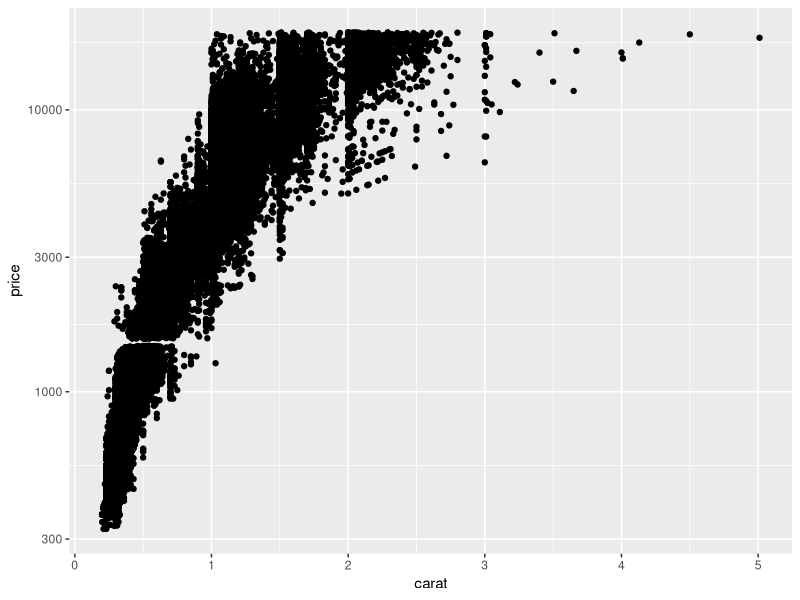
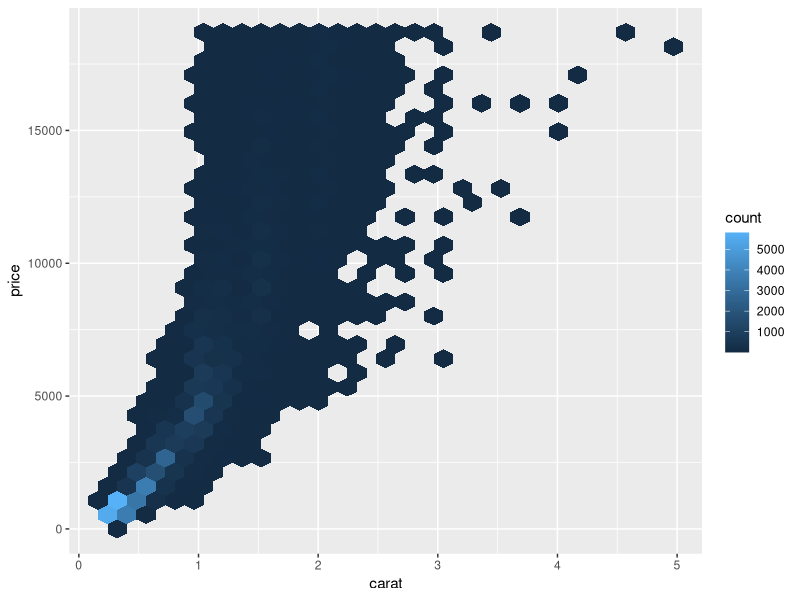
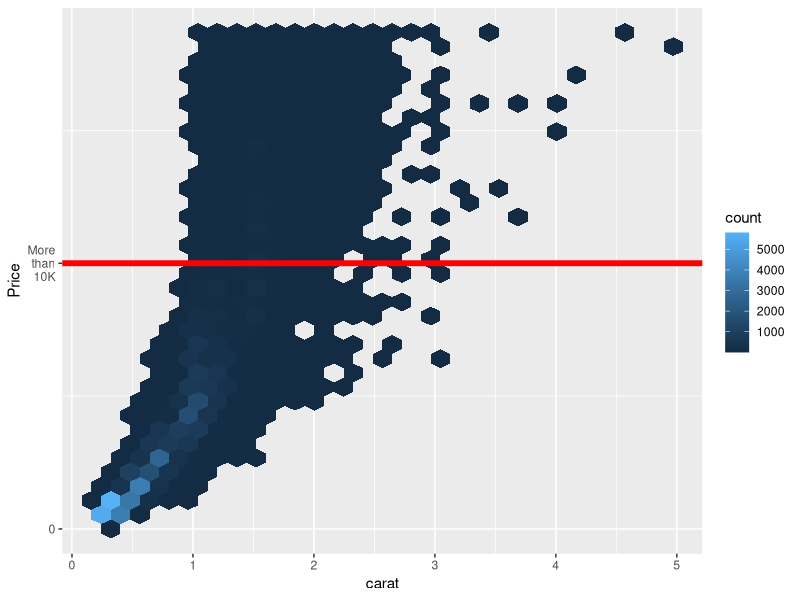
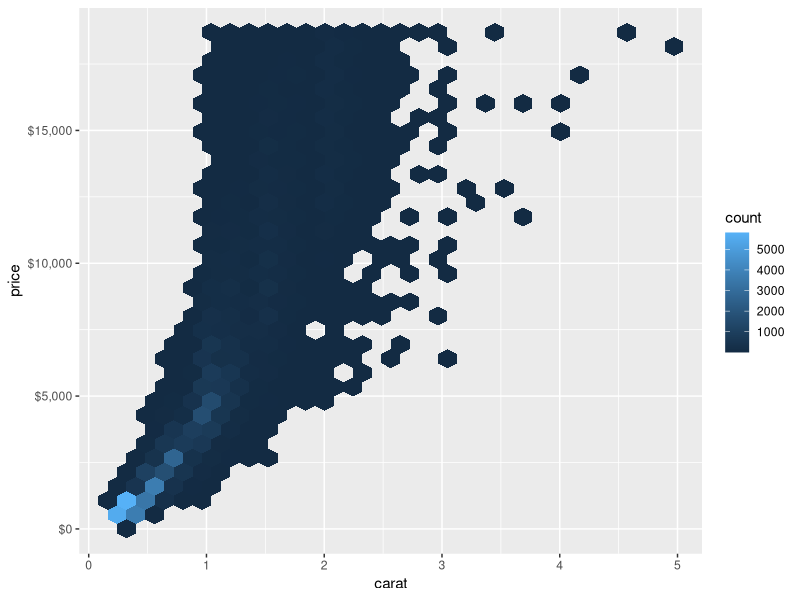
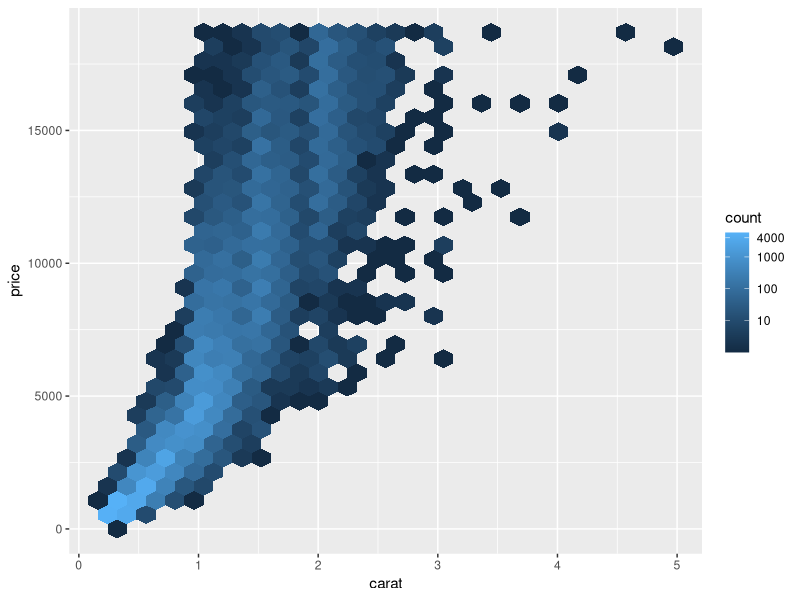
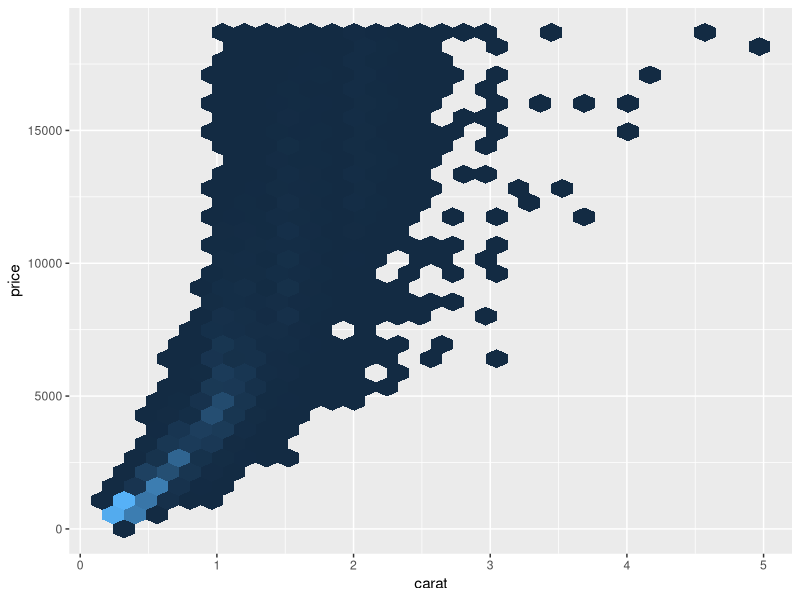
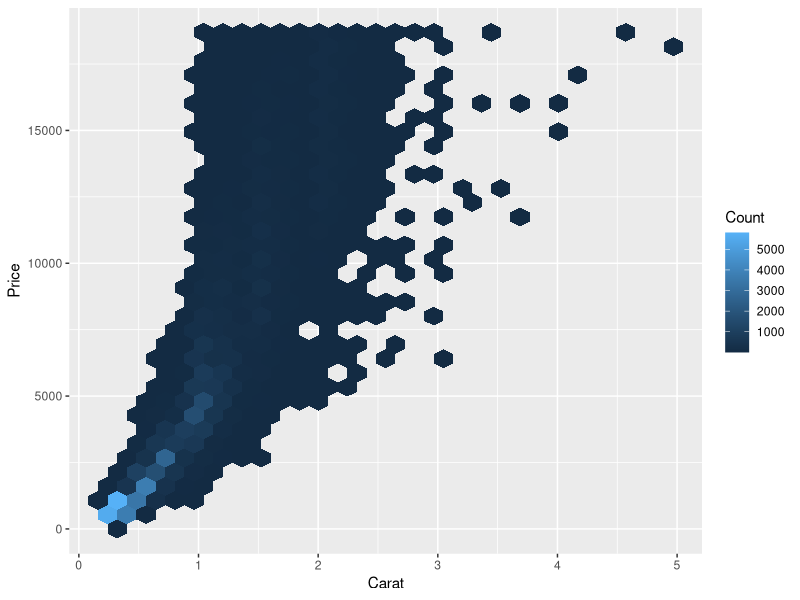
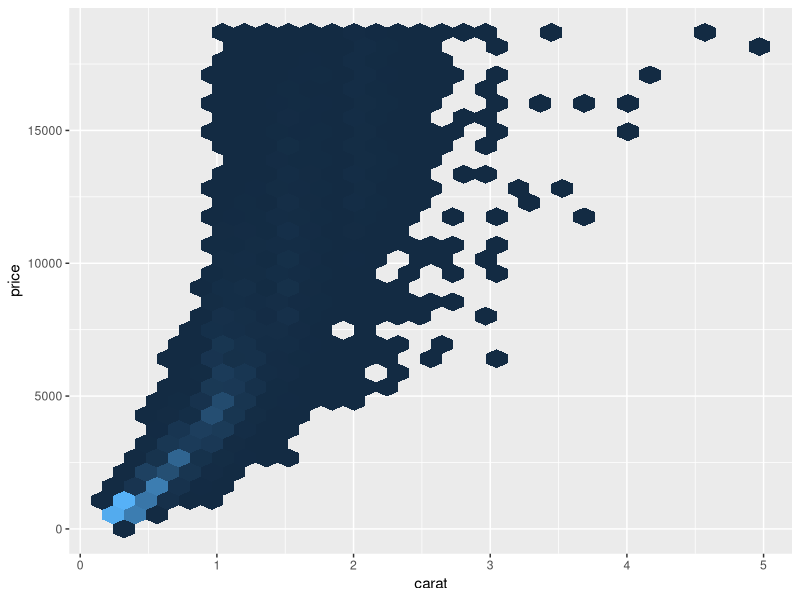

Source code (R) for these figures, in order:
## ---- chunk 1
knitr::opts_chunk$set(fig.path = "images/chapter7-04/",
                      fig.align = "center",
                      fig.width = 4, 
                      fig.height = 4,
                      echo = TRUE)
library(ggplot2)
library(patchwork)
## ---- chunk 2
ggplot(diamonds, aes(carat, price)) +
  geom_point() + 
  scale_y_log10()
## ---- chunk 3
g <- ggplot(diamonds, aes(carat, price)) + geom_hex()
g
## ---- chunk 4
g + 
  scale_y_continuous(name = "Price", 
                     breaks = c(0, 10000),
                     labels = c("0", "More\n than\n 10K")) + 
  geom_hline(yintercept = 10000, color = "red", size = 2)
## ---- chunk 5
g + 
  scale_y_continuous(
    label = scales::dollar_format()
  )
## ---- chunk 6
g + 
  scale_fill_continuous(
    breaks = c(0, 10, 100, 1000, 4000),
    trans = "log10"
  )
## ---- chunk 7
g + 
  scale_fill_continuous(
    guide = "none"
  )
## ---- chunk 8
g + 
  ylab("Price") + # Changes the y axis label
  labs(x = "Carat", # Changes the x axis label
       fill = "Count") # Changes the legend name
## ---- chunk 9
g + guides(fill = "none") # remove the legend
## ---- chunk 10
cols <- c("dodgerblue3", "grey93", "darkorange4", "green3", "red3")
g1 <- ggplot(diamonds, aes(carat, fill = cut)) +
  geom_density(alpha = 0.5) + 
  scale_x_log10() + 
  scale_fill_manual(values = cols) +
  ggtitle("Original")

g2 <- g1 + scale_fill_manual(values = colorspace::protan(cols)) +
  ggtitle("Protan")
g3 <- g1 + scale_fill_manual(values = colorspace::deutan(cols)) +
  ggtitle("Deutan")
g4 <- g1 + scale_fill_manual(values = colorspace::tritan(cols)) +
  ggtitle("Tritan")

(g1 + g2) / (g3 + g4)
